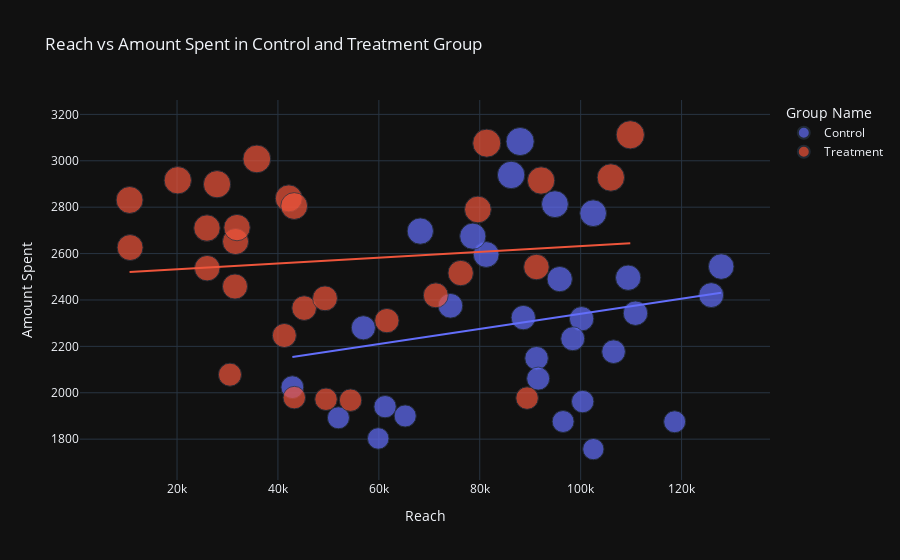

The cell this chart's notebook holds for it:
### Code cell
fig = px.scatter(data_frame = Combined_dataframe, 
                    x="Reach",
                    y="Amount Spent", 
                    size="Amount Spent", 
                    color= "Group Name", 
                    trendline="ols",
                    title="Reach vs Amount Spent in Control and Treatment Group")
fig.show()

### Figure 1 — Plotly figure (JSON) as saved in the notebook; plotly's stock layout.template omitted (floating-point values rounded to 4 significant figures)
{"data": [{"hovertemplate": "Group Name=Control<br>Reach=%{x}<br>Amount Spent=%{marker.size}<extra></extra>", "legendgroup": "Control", "marker": {"color": "#636efa", "size": [2280, 1757, 2343, 1940, 3083, 2544, 1900, 2813, 2149, 2490, 2319, 2697, 1875, 2774, 2024, 2177, 1876, 2596, 2675, 1803, 2939, 2496, 1892, 1962, 2233, 2061, 2421, 2375, 2324], "sizemode": "area", "sizeref": 7.78, "symbol": "circle"}, "mode": "markers", "name": "Control", "orientation": "v", "showlegend": true, "type": "scatter", "x": [56930, 102513, 110862, 61235, 87998, 127852, 65217, 94896, 91257, 95843, 100189, 68214, 118632, 102479, 42859, 106518, 96518, 81268, 78625, 59873, 86218, 109413, 51987, 100398, 98432, 91579, 125874, 74192, 88632], "xaxis": "x", "y": [2280, 1757, 2343, 1940, 3083, 2544, 1900, 2813, 2149, 2490, 2319, 2697, 1875, 2774, 2024, 2177, 1876, 2596, 2675, 1803, 2939, 2496, 1892, 1962, 2233, 2061, 2421, 2375, 2324], "yaxis": "y"}, {"hovertemplate": "<b>OLS trendline</b><br>Amount Spent = 0.00325646 * Reach + 2014.75<br>R<sup>2</sup>=0.038247<br><br>Group Name=Control<br>Reach=%{x}<br>Amount Spent=%{y} <b>(trend)</b><extra></extra>", "legendgroup": "Control", "marker": {"color": "#636efa", "symbol": "circle"}, "mode": "lines", "name": "Control", "showlegend": false, "type": "scatter", "x": [42859, 51987, 56930, 59873, 61235, 65217, 68214, 74192, 78625, 81268, 86218, 87998, 88632, 91257, 91579, 94896, 95843, 96518, 98432, 100189, 100398, 102479, 102513, 106518, 109413, 110862, 118632, 125874, 127852], "xaxis": "x", "y": [2154.0, 2184.0, 2200.0, 2210.0, 2214.0, 2227.0, 2237.0, 2256.0, 2271.0, 2279.0, 2296.0, 2301.0, 2303.0, 2312.0, 2313.0, 2324.0, 2327.0, 2329.0, 2335.0, 2341.0, 2342.0, 2348.0, 2349.0, 2362.0, 2371.0, 2376.0, 2401.0, 2425.0, 2431.0], "yaxis": "y"}, {"hovertemplate": "Group Name=Treatment<br>Reach=%{x}<br>Amount Spent=%{marker.size}<extra></extra>", "legendgroup": "Treatment", "marker": {"color": "#EF553B", "size": [3008, 2542, 2365, 2710, 2458, 2838, 2916, 2652, 2790, 2420, 2831, 1972, 2537, 2516, 3076, 1968, 1979, 2626, 2712, 3112, 2899, 2407, 2078, 2928, 2311, 2915, 2247, 2805, 1977], "sizemode": "area", "sizeref": 7.78, "symbol": "circle"}, "mode": "markers", "name": "Treatment", "orientation": "v", "showlegend": true, "type": "scatter", "x": [35820, 91236, 45198, 25937, 31489, 42148, 20149, 31598, 79632, 71286, 10598, 49531, 25982, 76219, 81389, 54389, 43241, 10698, 31893, 109834, 27932, 49329, 30489, 105978, 61589, 92159, 41267, 43219, 89380], "xaxis": "x", "y": [3008, 2542, 2365, 2710, 2458, 2838, 2916, 2652, 2790, 2420, 2831, 1972, 2537, 2516, 3076, 1968, 1979, 2626, 2712, 3112, 2899, 2407, 2078, 2928, 2311, 2915, 2247, 2805, 1977], "yaxis": "y"}, {"hovertemplate": "<b>OLS trendline</b><br>Amount Spent = 0.00124693 * Reach + 2507.33<br>R<sup>2</sup>=0.010021<br><br>Group Name=Treatment<br>Reach=%{x}<br>Amount Spent=%{y} <b>(trend)</b><extra></extra>", "legendgroup": "Treatment", "marker": {"color": "#EF553B", "symbol": "circle"}, "mode": "lines", "name": "Treatment", "showlegend": false, "type": "scatter", "x": [10598, 10698, 20149, 25937, 25982, 27932, 30489, 31489, 31598, 31893, 35820, 41267, 42148, 43219, 43241, 45198, 49329, 49531, 54389, 61589, 71286, 76219, 79632, 81389, 89380, 91236, 92159, 105978, 109834], "xaxis": "x", "y": [2521.0, 2521.0, 2532.0, 2540.0, 2540.0, 2542.0, 2545.0, 2547.0, 2547.0, 2547.0, 2552.0, 2559.0, 2560.0, 2561.0, 2561.0, 2564.0, 2569.0, 2569.0, 2575.0, 2584.0, 2596.0, 2602.0, 2607.0, 2609.0, 2619.0, 2621.0, 2622.0, 2639.0, 2644.0], "yaxis": "y"}], "layout": {"legend": {"itemsizing": "constant", "title": {"text": "Group Name"}, "tracegroupgap": 0}, "title": {"text": "Reach vs Amount Spent in Control and Treatment Group"}, "xaxis": {"anchor": "y", "domain": [0, 1], "title": {"text": "Reach"}}, "yaxis": {"anchor": "x", "domain": [0, 1], "title": {"text": "Amount Spent"}}}}
